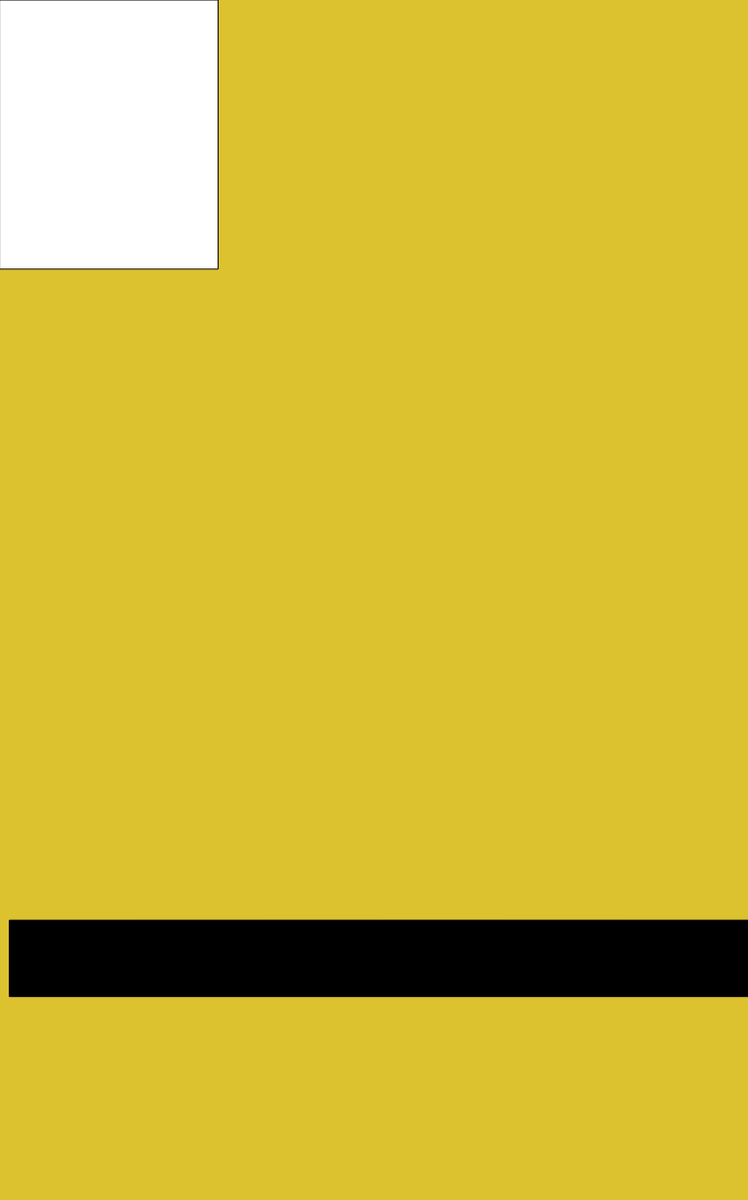
Frame 1 (no input)
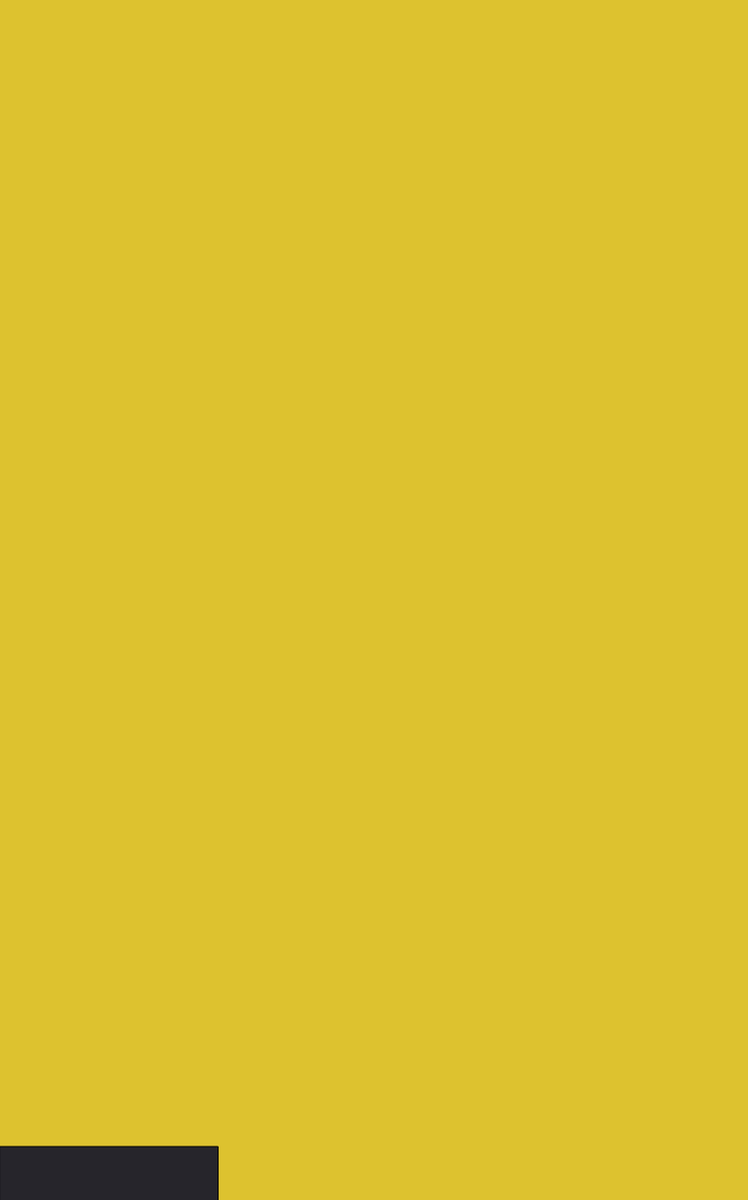
Frame 60 (no input)
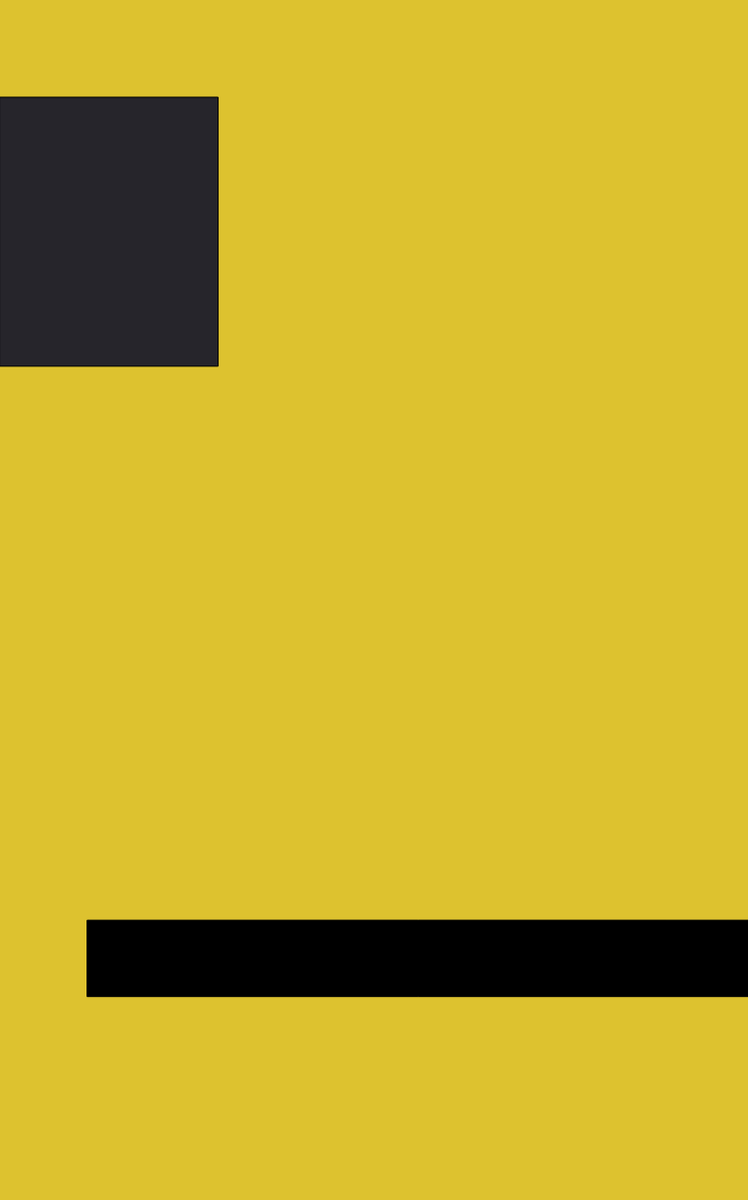
Frame 120 (the mouse pressed at the canvas centre since frame 60)

The p5.js sketch that drew these frames (run headless with seeded random() and noise() and a simulated clock; from frame 60 on, the mouse is pressed at the canvas centre):

// p5.js sketch
// ── sketch.js
var x = 0;
var speed = 10;

function setup() {
  createCanvas(770, 1235);
  //windowResized();
  //
}

function draw() {
  background(221, 194, 47);

  //rect haut
  rect(0, x, windowWidth / 3.5, windowHeight / 4.46);
  fill("black");
  x += speed;
  if (x < 0 || x > height) {
    speed *= -1;
  }

  //line(x, 0, x, height);

  //rect bas
  rect(x, windowHeight / 1.304, windowWidth, windowWidth / 10);
  fill(38, 37, 43);
  x += speed;
  if (x < 0 || x > height) {
    speed *= -1;
  }
}
